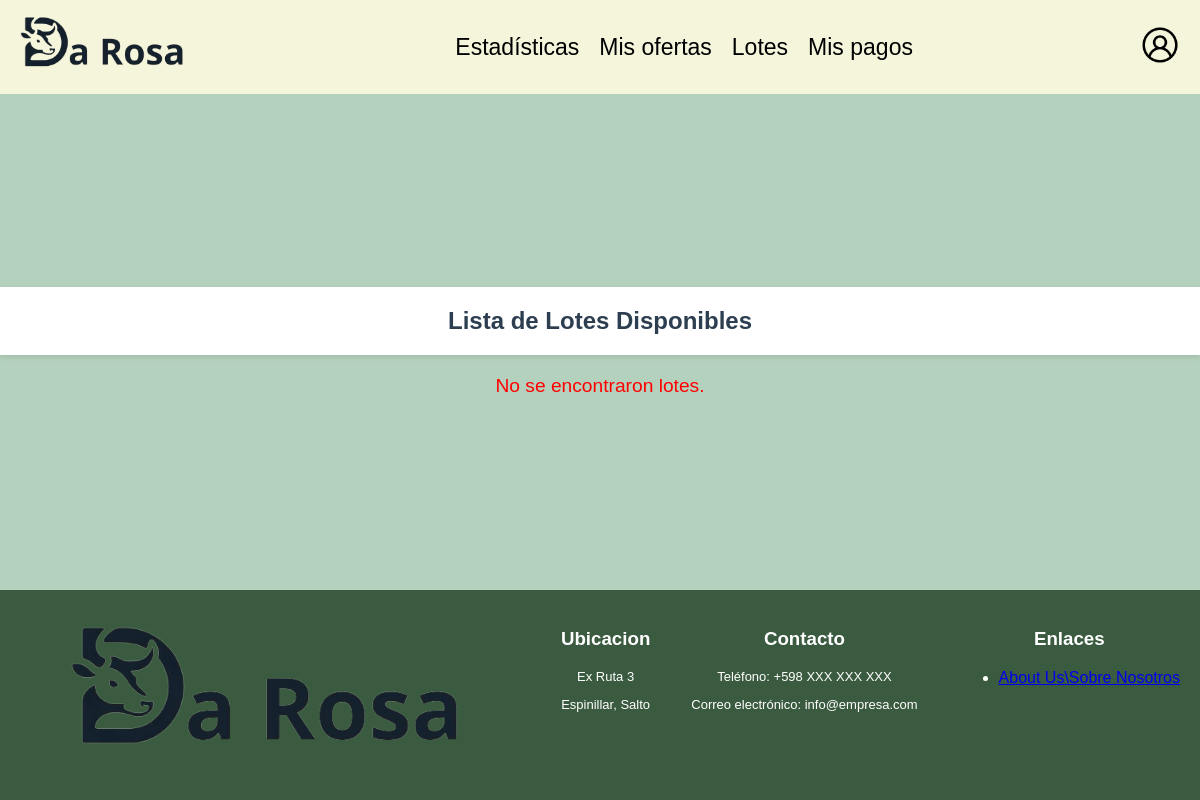
/paginas/lotesusr.php, run on an earlier commit of the app's database.
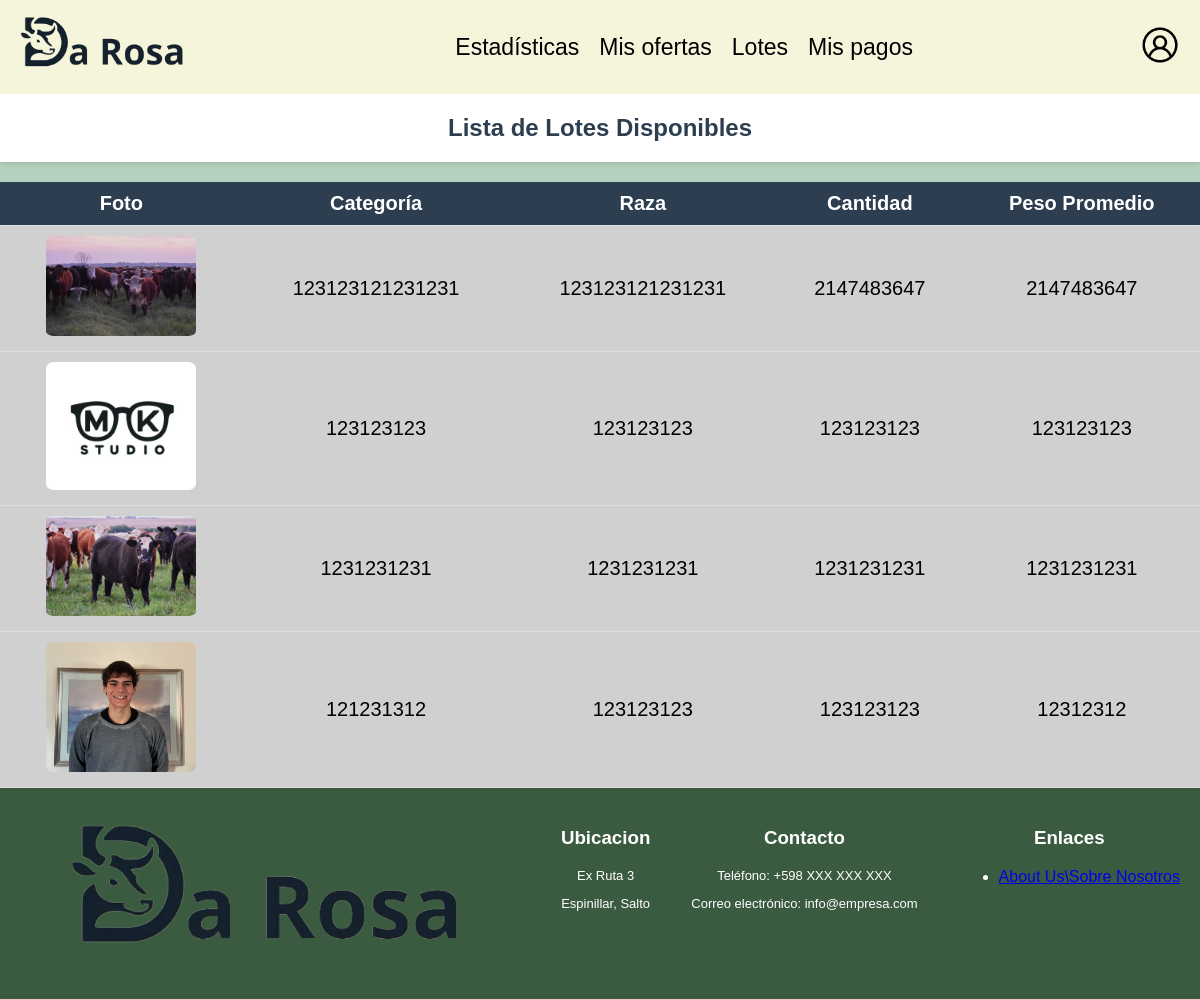
And on a later commit of the database.
### tables this page shows
CREATE TABLE `lotes` (
  `id_lote` int(11) NOT NULL,
  `categoria` varchar(40) DEFAULT NULL,
  `cantidad` int(11) DEFAULT NULL,
  `peso_promedio` int(11) DEFAULT NULL,
  `peso_maximo` int(11) DEFAULT NULL,
  `peso_minimo` int(11) DEFAULT NULL,
  `cant_pesada` int(11) DEFAULT NULL,
  `clase` varchar(20) DEFAULT NULL,
  `estado` varchar(20) DEFAULT NULL,
  `raza` varchar(60) DEFAULT NULL,
  `edad` int(11) DEFAULT NULL,
  `sanidad` varchar(255) DEFAULT NULL,
  `tratamiento_nutricional` varchar(255) DEFAULT NULL,
  `conoce_miomio` tinyint(1) DEFAULT NULL,
  `zona_garrapata` tinyint(1) DEFAULT NULL,
  `observaciones` text DEFAULT NULL,
  `fecha_inicio` datetime DEFAULT NULL,
  `fecha_fin` datetime DEFAULT NULL,
  `vendido` tinyint(1) NOT NULL DEFAULT 0,
  `id_certificador` int(11) DEFAULT NULL
);

### paginas/lotesusr.php (the view, shortened to what this page needs)
<?php
include '../includes/conexion.php';
@$rol_usuario = $_SESSION['rol'];
$sql = "SELECT
            lotes.id_lote,
            lotes.categoria,
            lotes.raza,
            lotes.cantidad,
            lotes.peso_promedio,
            MIN(archivo.ruta) AS ruta
        FROM
            lotes
        LEFT JOIN
            archivo ON lotes.id_lote = archivo.id_lote
        WHERE
            fecha_fin > NOW()
            AND lotes.vendido = 0
        GROUP BY
            lotes.id_lote";
$result = mysqli_query($conexion, $sql);
?>
<!DOCTYPE html>
<html lang="es">
<head>
    <link rel="stylesheet" href="../css/lotesusr.css">
</head>
<?php
    if ($rol_usuario == 'Administrador'){
            include '../includes/headeradmin.php';
    }else{
            include '../includes/header.php';
    }
 ?>
<body>
    <div class="content">
        <h2>Lista de Lotes Disponibles</h2>
        <?php
        if (mysqli_num_rows($result) > 0) {
            echo "<table class='listas'>
                    <thead>
                        <tr>
                            <th class='esconder600'>Foto</th>
                            <th class='esconder'>Categoría</th>
                            <th class='esconder'>Raza</th>
                            <th class='esconder'>Cantidad</th>
                            <th class='esconder'>Peso Promedio</th>
                            <th class='aparecer'>Lote</th>
                        </tr>
                    </thead>
                    <tbody>";
                    while ($row = mysqli_fetch_assoc($result)) {
                        echo "<tr class='fila-enlace' data-href='especificaciones.php?id=" . $row['id_lote'] . "'>";
                        echo "<td class='esconder600'><img src='" . $row['ruta'] . "' alt='" . $row['categoria'] . "'></td>";
                        echo "<td class='esconder'>" . $row['categoria'] . "</td>";
                        echo "<td class='esconder'>" . $row['raza'] . "</td>";
                        echo "<td class='esconder'>" . $row['cantidad'] . "</td>";
                        echo "<td class='esconder'>" . $row['peso_promedio'] . "</td>";
                        echo "</tr>";
                    }
            echo '</tbody></table>';
        } else {
            echo "<div class='no-lotes'>No se encontraron lotes.</div>";
        }
        ?>
    </div>
    <?php include '../includes/footer.php'; ?>
</body>
</html>

What changed in the data, as far as the page shows it:
added lotes: categoria (picture), categoria "123123121231231", raza "123123121231231", cantidad "2147483647", peso_promedio "2147483647"
added lotes: categoria (picture), categoria "123123123", raza "123123123", cantidad "123123123", peso_promedio "123123123"
added lotes: categoria (picture), categoria "1231231231", raza "1231231231", cantidad "1231231231", peso_promedio "1231231231"
added lotes: categoria (picture), categoria "121231312", raza "123123123", cantidad "123123123", peso_promedio "12312312"
Also different on the page:
text no longer shown: "No se encontraron lotes."
text now shown: "Foto Categoría Raza Cantidad Peso Promedio"
